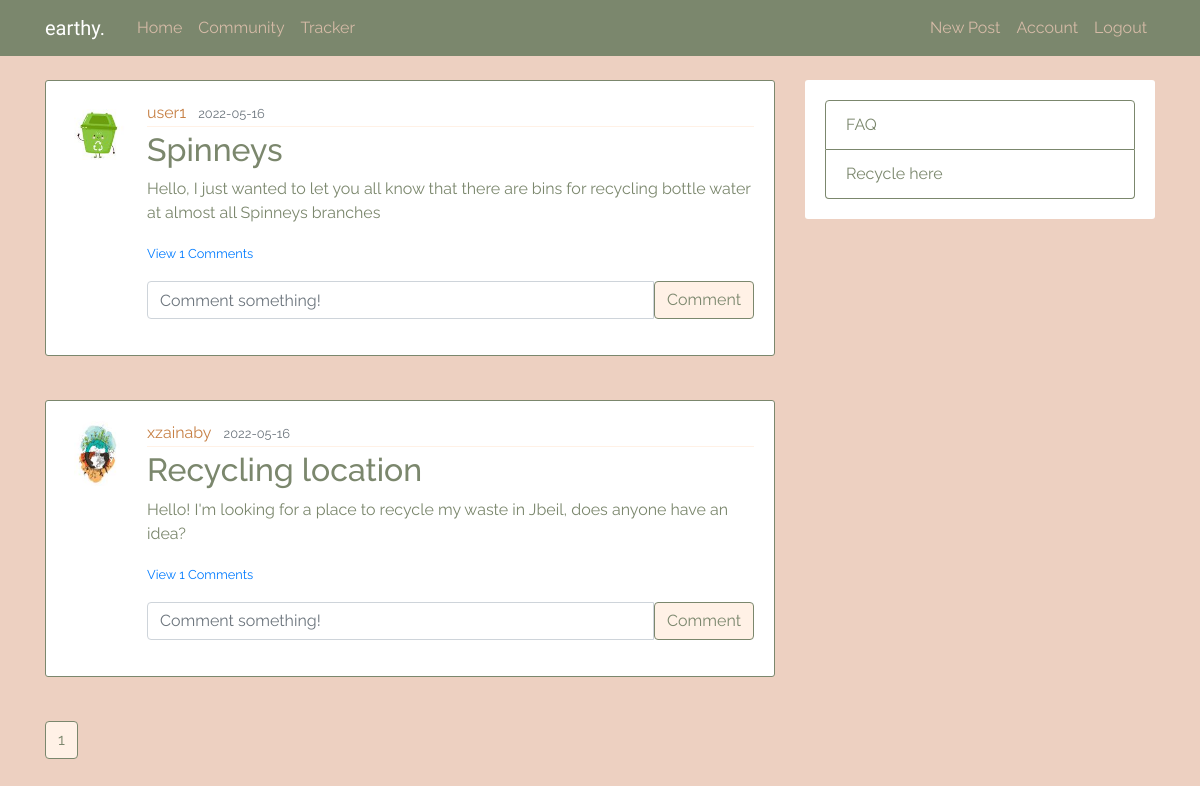
Screenshot of /community (signed in) with the database file from the repository.
### earthy/models.py (models this page shows, shortened)
class Post(db.Model):
    id = db.Column(db.Integer, primary_key=True)
    title = db.Column(db.String(100), nullable=False)
    date_created = db.Column(db.DateTime(timezone=True), default=func.now())
    content = db.Column(db.Text, nullable=False)
    user_id = db.Column(db.Integer, db.ForeignKey('user.id', ondelete="CASCADE"), nullable=False)
    comments = db.relationship('Comment', backref='post', passive_deletes=True)

class User(db.Model, UserMixin):
    id = db.Column(db.Integer, primary_key=True)
    email = db.Column(db.String(150), unique=True, nullable=False)
    username = db.Column(db.String(20), unique=True, nullable=False)
    image_file = db.Column(db.String(20), nullable=False,
                           default='default.png')
    members = db.Column(db.Integer)
    password = db.Column(db.String(60), nullable=False)
    score=db.Column(db.Integer)
    posts = db.relationship('Post', backref='author', lazy=True)
    comments = db.relationship('Comment', backref='user', passive_deletes=True)
    plastics = db.relationship('Plastic', backref='user', passive_deletes=True)

### earthy/main/routes.py (the view)
@main.route("/community")
@login_required
def community():
    page = request.args.get('page', 1, type=int)
    posts = Post.query.order_by(
        Post.date_created.desc()).paginate(page=page, per_page=5)
    return render_template('community.html', posts=posts, user=current_user, title='Community')

### earthy/templates/community.html (shortened to what this page needs)
{% extends "base.html" %}  {% block
content %} {% for post in posts.items %}
<article class="media content-section background-2">
  <img
    class="rounded-circle article-img"
    src="{{ url_for('static', filename='profile_pics/' + post.author.image_file) }}"
  />
  <div class="media-body">
    <div class="article-metadata">
      <a
        class="mr-2"
        href="{{ url_for('users.user_posts', username=post.author.username) }}"
        >{{ post.author.username }}</a
      >
      <small class="text-muted"
        >{{ post.date_created.strftime('%Y-%m-%d') }}</small
      >
    </div>
    <h2>
      <a
        class="article-title"
        href="{{ url_for('posts.post', post_id=post.id) }}"
        >{{ post.title }}</a
      >
    </h2>
    <p class="article-content">{{ post.content }}</p>
    <p class="card-text">
      {% if post.comments|length > 0 %}
      <a data-toggle="collapse" href="#comments-{{post.id}}" role="button">
        <small>View {{post.comments|length}} Comments</small>
      </a>
      {% else %}
      <small class="text-muted">No Comments</small>
      {% endif %}
    </p>
    <form
      class="input-group mb-3"
      method="POST"
      action="/create-comment/{{post.id}}"
    >
      <input
        type="text"
        id="text"
        name="text"
        class="form-control"
        placeholder="Comment something!"
      />
      <button type="submit" class="btn btn-primary">Comment</button>
    </form>
  </div>
</article>
<br />
{% endfor %} {% for page_num in posts.iter_pages(left_edge=1, right_edge=1,
left_current=1, right_current=2) %} {% if page_num %} {% if posts.page ==
page_num %}
<a
  class="btn btn-info mb-4"
  href="{{ url_for('main.community', page=page_num) }}"
  >{{ page_num }}</a
>
{% else %}
<a
  class="btn btn-outline-info mb-4"
  href="{{ url_for('main.community', page=page_num) }}"
  >{{ page_num }}</a
>
{% endif %} {% else %} ... {% endif %} {% endfor %} {% endblock content %}

### earthy/templates/base.html (shortened to what this page needs)
<!DOCTYPE html>
<html lang="en">
  <head>
     <link
      rel="stylesheet"
      href="https://stackpath.bootstrapcdn.com/bootstrap/4.4.1/css/bootstrap.min.css"
    />
    <link
      rel="stylesheet"
      href="https://stackpath.bootstrapcdn.com/font-awesome/4.7.0/css/font-awesome.min.css"
    />
    <link rel="stylesheet" href="{{url_for('static', filename='style.css')}}" />
    <link rel="stylesheet" href="https://unpkg.com/aos@next/dist/aos.css" />
  </head>
  <body>
    <header class="site-header">
      <nav class="navbar navbar-expand-md navbar-dark bg-steel fixed-top">
        <div class="container">
          <a class="navbar-brand mr-4" href="/">earthy.</a>
          <div class="collapse navbar-collapse" id="navbarToggle">
            <div class="navbar-nav mr-auto">
              <a class="nav-item nav-link" href="{{ url_for('main.home') }}"
                >Home</a
              >
              {% if current_user.is_authenticated %}
              <a
                class="nav-item nav-link"
                href="{{ url_for('main.community') }}"
                >Community</a
              >
              <a class="nav-item nav-link" href="{{ url_for('tracker.track') }}"
                >Tracker</a
              >
              {% endif %}
            </div>
            <div class="navbar-nav">
              {% if current_user.is_authenticated %}
              <a
                class="nav-item nav-link"
                href="{{ url_for('posts.new_post') }}"
                >New Post</a
              >
              <a class="nav-item nav-link" href="{{ url_for('users.account') }}"
                >Account</a
              >
              <a class="nav-item nav-link" href="{{ url_for('users.logout') }}"
                >Logout</a
              >
              {% endif %}
            </div>
          </div>
        </div>
      </nav>
    </header>
    <main role="main" class="container">
      <div class="row">
        <div class="col-md-8">
           {% block content %}{% endblock
          %}
        </div>
        <div class="col-md-4">
          <div class="content-section">
            <ul class="list-group">
              <li class="list-group-item list-group-item-light background-2">
                <a href="{{url_for('main.FAQ')}}" class="font">FAQ</a>
              </li>
              <li class="list-group-item list-group-item-light background-2">
                <a href="{{url_for('main.recycle')}}" class="font">
                  Recycle here
                </a>
              </li>
            </ul>
          </div>
        </div>
      </div>
    </main>
  </body>
</html>

### earthy/static/style.css (style rules this page uses)
:root { --lightpink: #eac6b4d0; --darkpink: #c67f43; --mediumgreen: #b7b7a4; --mediumpink: #e6b095; --darkgreen: #7b876d; --beige: #fff1e6; --lightgreen:#d7d7c3b2; }
* { font-family: 'Raleway', sans-serif; }
body { background-color: var(--lightpink); margin-top: 5rem; }
h1, h2, h3, h4, h5, h6 { color: var(--darkpink); }
.bg-steel { background-color: var(--darkgreen); }
.site-header .navbar-nav .nav-link { color: var(--lightpink); }
.navbar-brand { font-family: 'BIZ UDPMincho', serif; }
.content-section { background-color: white; padding: 20px; border-radius: 3px; margin-bottom: 20px; color: var(--darkgreen); }
.background-2 { background-color: white; border: 1px solid var(--darkgreen); }
.article-title { color: var(--darkgreen); }
.article-content { white-space: pre-line; }
.article-img { height: 65px; width: 65px; margin-right: 16px; }
.article-metadata { padding-bottom: 1px; margin-bottom: 4px; border-bottom: 1px solid var(--beige) }
.mr-2 { color: var(--darkpink); }
.btn:not(#danger, #update) { border-color: var(--darkgreen); color: var(--darkgreen); background-color: var(--beige); }
.font { color: var(--darkgreen); }
.btn { -webkit-appearance: none; -moz-appearance: none; appearance: none; }

### rows the page displays
Post: image_file (picture), author.username "user1", date_created "2022-05-16", title "Spinneys", content "Hello, I just wanted to let you all know that there are bins for recycling bottle water at almost all Spinneys branches", comments|length "1"
Post: image_file (picture), author.username "xzainaby", date_created "2022-05-16", title "Recycling location", content "Hello! I'm looking for a place to recycle my waste in Jbeil, does anyone have an idea?", comments|length "1"

### other values shown
{{ page_num }} "1"
